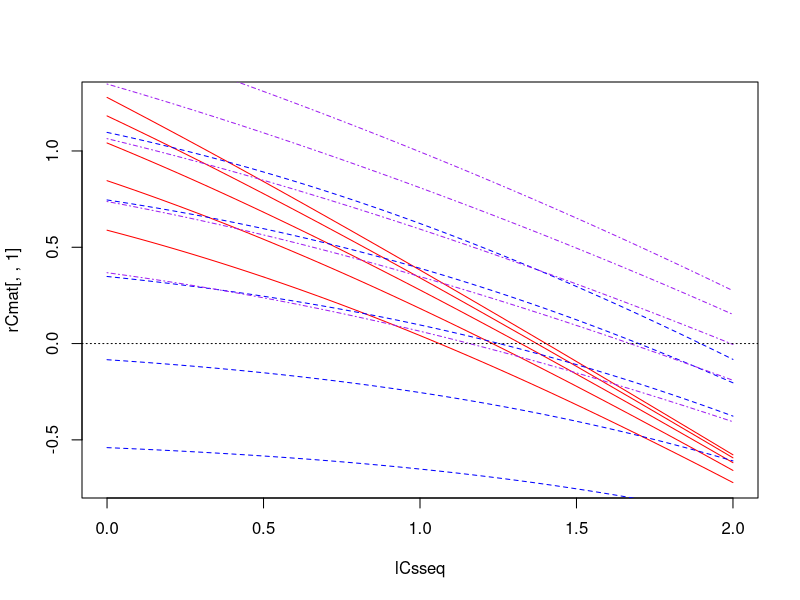
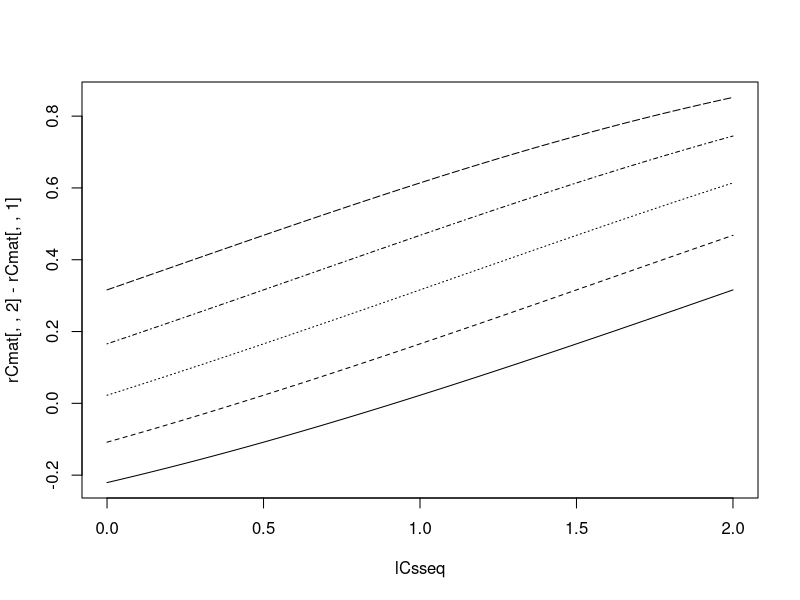
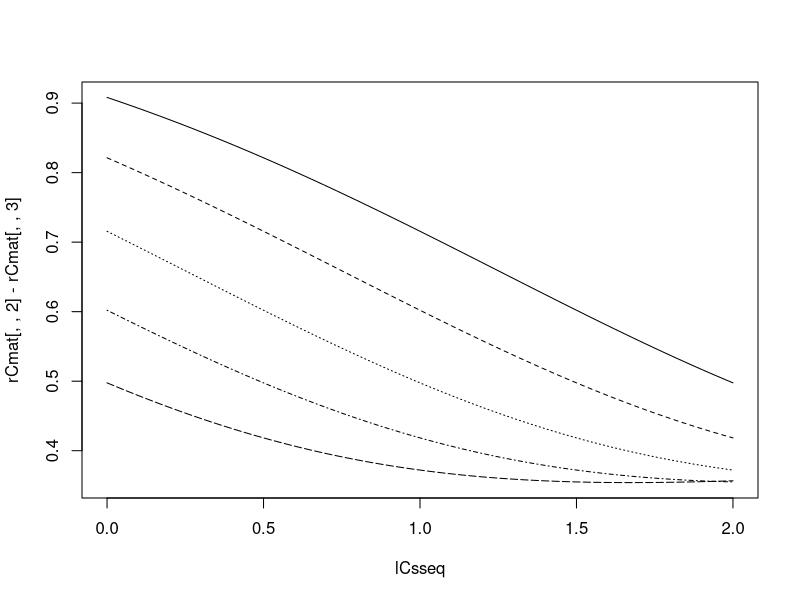
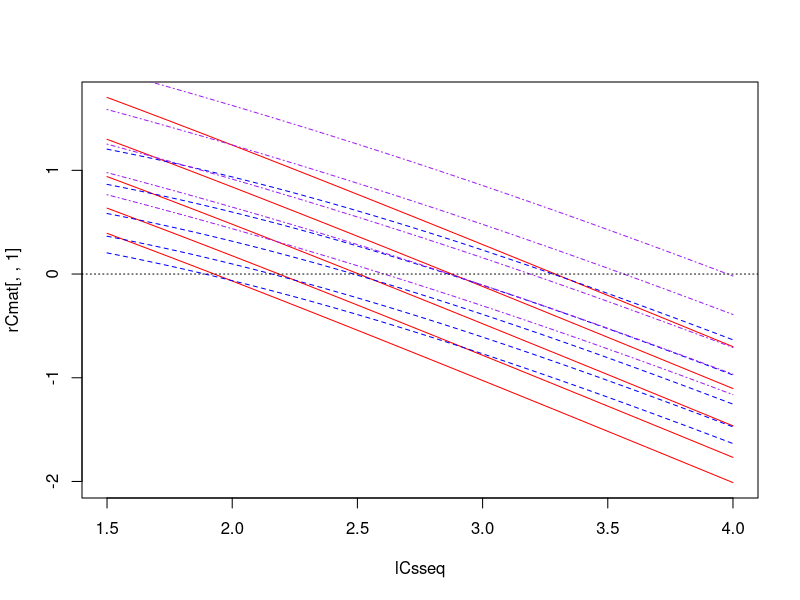
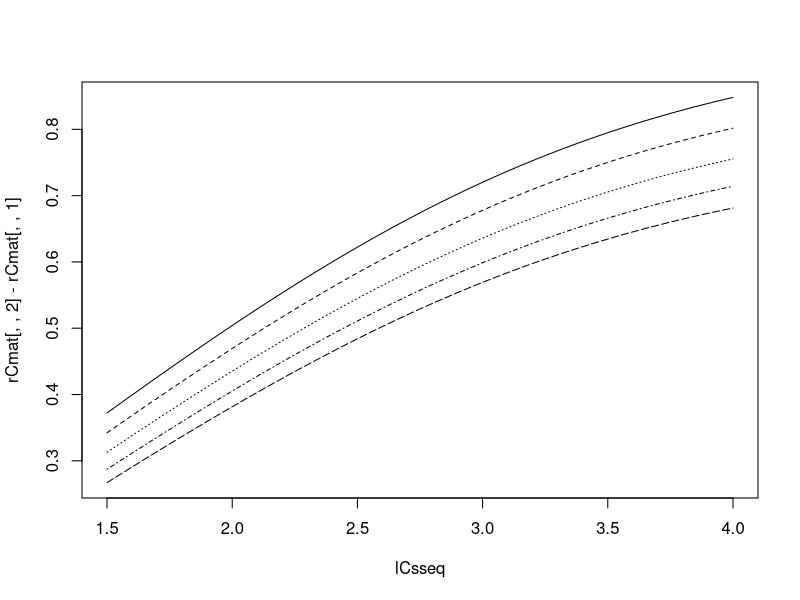
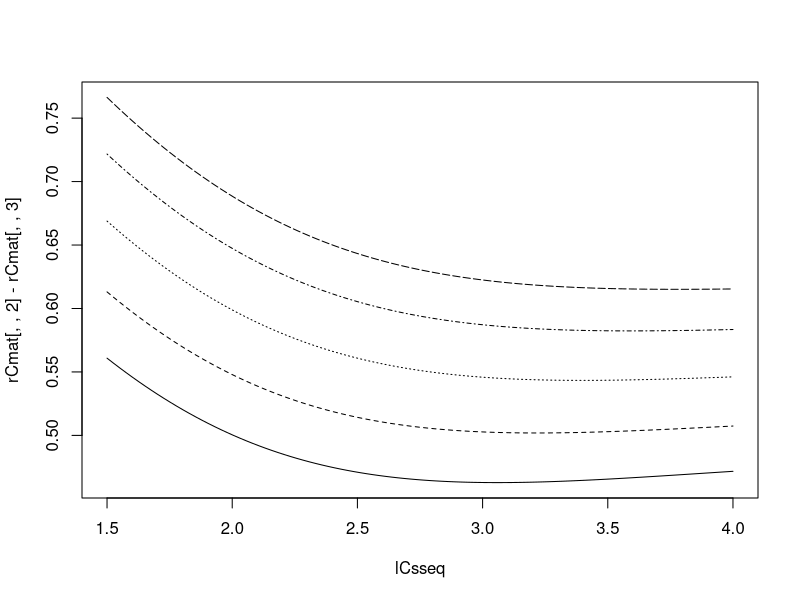
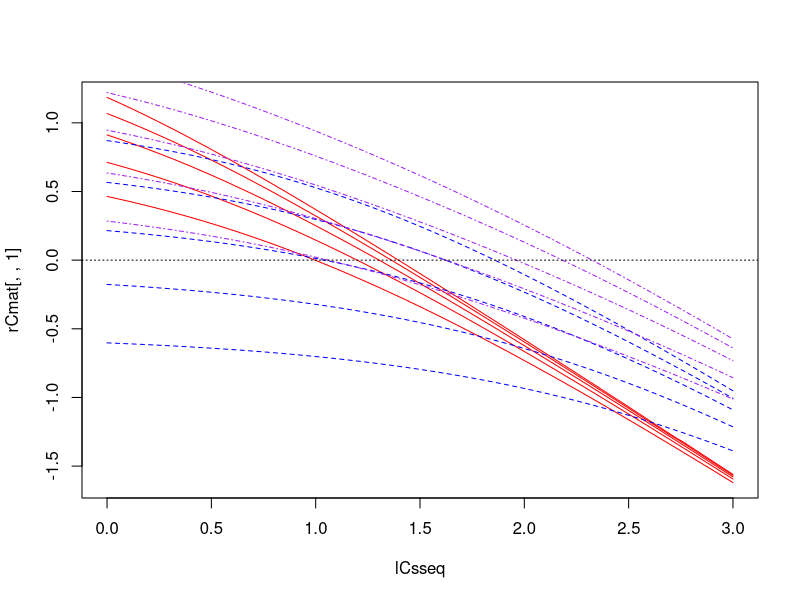
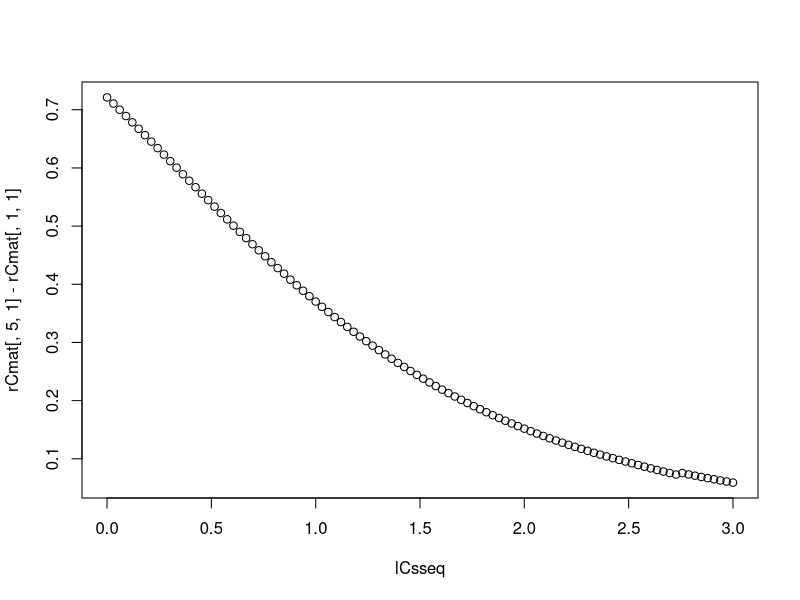

Recreate these plots in R, in order. (Note: this script raises an error after producing the figures.)
### Investigate consumer-resource dynamics with multiple prey species using method ###
### from Geritz & Kisdi 2004 J Theor Biol                                          ###

# TODO: sort out uniroot function so that doesn't crash when no root

require(deSolve)

# Without consumer mortality ----------------------------------------------

f <- function(R,C,p=0.5,a=1,h=0){
  p*a*R*C / (1 + p*a*h*R)
}

g <- function(R,u,v){
  u - v*R
}

# g1 <- function(R,u1,K1){
#   u1*(1 - R/K1)
# }
#  # v = u/K

# g2 <- function(R,r=1,K=10){
#   R*r*(1 - R/K)
# }

dR <- function(R,C,p,a,h,u,v){
  g(R,u,v) - f(R,C,p,a,h)
}

kisdi_int <- function(nt,R1,R2,C,p,a,alpha=0.85,delta=0.1){
  Ei <- alpha * ( f(R1,C,p,a) +  f(R2,C,(1-p),a) )  # inflow rate of eggs
  Eo <- -delta                # outflow rate of eggs
  if(is.finite(nt)){
    return( 1/Eo * ( exp(Eo*(nt+log(Ei)/Eo)) - Ei ) )
  }
  if(!is.finite(nt)){
    return( -Ei/Eo )
  }
  # integral of eggs over time interval t
  # in this simple case, can be calculated explicitly at any given t
  # (i.e. no need for numerical integration)
  # (calculated with help from Shaopeng)
  # *only works for h=0*
}

kisdi_ode <- function(nt,R1,R2,C,p,a,h,alpha=0.85,delta=0.1){
  kidsi_cont <- function(t,y,parms=NULL){
    E <- y[1]
    dE <- alpha * ( f(R1,C,p,a,h) +  f(R2,C,(1-p),a,h) ) - delta * E  
    list(dE)
  }
  Et <- ode(y=c(E0=0),times=c(0,nt),func=kidsi_cont,parms=NULL)
  return(Et[2,2])
    # [2,2] because have to include t=0 in integration
}

### Breakdown

# curve(kisdi_int(t=x,R=1,C=1),xlim=c(0,100))
# curve(kisdi_int(t=10,R=x,C=1),xlim=c(0,10))
  # absolute growth rate is 
  # - saturating function of t
  # - linear function of resource availability (but this is set by C)

### Population growth rates

rC <- function(Cs,nt,p=0.5,a=1,h=0,u1=1,u2=0.5,v1=5,v2=0.5){
  
  try1 <- try(
    root1 <- uniroot(dR,C=Cs,p=p,a=a,h=h,u=u1,v=v1,lower=10^-10,upper=10^10) 
    )
  if(class(try1)=="try-error") K1s <- NA
  else K1s <- root1$root
  
  try2 <- try(
    root2 <- uniroot(dR,C=Cs,p=(1-p),a=a,h=h,u=u2,v=v2,lower=10^-10,upper=10^10)
    )
  if(class(try2)=="try-error") K2s <- NA
  else K2s <- root2$root

    # resource Ks adjust instantly to current C density
  if(h==0) Es <- kisdi_int(nt=nt,R1=K1s,R2=K2s,C=Cs,p=p,a=a)
  if(h>0) Es <- kisdi_ode(nt=nt,R1=K1s,R2=K2s,C=Cs,p=p,a=a,h=h)
    # C eggs accumulate over interval
  rC <- log(Es/Cs)
    # Change in C = new eggs - death of all adults
  return(rC)
}

np <- 3
na <- 5
nCs <- 100

pseq <- seq(0,1,length.out=np)
aseq <- exp(seq(-1,1,length.out=na))

### Fluctuating attack rates

lCsseq <- seq(0,2,length.out=nCs)
Csseq <- exp(lCsseq)

rCmat <- array(dim=c(nCs,na,np))
for(i in 1:nCs){
  for(j in 1:na){
    for(k in 1:np){
      rCmat[i,j,k] <- rC(Cs=Csseq[i],nt=Inf,p=pseq[k],a=aseq[j]) # nt=0.1
    }
  }
}
  
require(fields)
matplot(lCsseq,rCmat[,,1],type="l",col="red",lty=1)
matplot(lCsseq,rCmat[,,3],type="l",col="blue",lty=2,add=T)
matplot(lCsseq,rCmat[,,2],type="l",col="purple",lty=4,add=T)
abline(h=0,lty=3)

matplot(lCsseq, rCmat[,,2] - rCmat[,,1], col="black", type="l")
  # difference increasing -> generalist more stable
matplot(lCsseq, rCmat[,,2] - rCmat[,,3], col="black", type="l")
  # difference decreasing -> generalist less stable

### Resource fluctuations - DI

lCsseq <- seq(1.5,4,length.out=nCs)
Csseq <- exp(lCsseq)

rCmat <- array(dim=c(nCs,na,np))
for(i in 1:nCs){
  for(j in 1:na){
    for(k in 1:np){
      rCmat[i,j,k] <- rC(Cs=Csseq[i],pseq[k],nt=Inf,u1=1+aseq[j],u2=0.5+aseq[j])
    }
  }
}

require(fields)
matplot(lCsseq,rCmat[,,1],type="l",col="red",lty=1)
matplot(lCsseq,rCmat[,,3],type="l",col="blue",lty=2,add=T)
matplot(lCsseq,rCmat[,,2] ,type="l",col="purple",lty=4,add=T)
abline(h=0,lty=3)

rCmat[,5,1] - rCmat[,1,1] # density-independent 

matplot(lCsseq, rCmat[,,2] - rCmat[,,1], col="black", type="l")
  # difference increasing -> generalist more stable
matplot(lCsseq, rCmat[,,2] - rCmat[,,3], col="black", type="l")
  # difference decreasing -> generalist less stable

# Handling time analyses --------------------------------------------------

### Attack rates

lCsseq <- seq(0,3,length.out=nCs)
Csseq <- exp(lCsseq)

rCmat <- array(dim=c(nCs,na,np))
for(i in 1:nCs){
  for(j in 1:na){
    for(k in 1:np){
      rCmat[i,j,k] <- rC(Cs=Csseq[i],nt=100,p=pseq[k],a=aseq[j],h=1,
                         u1=1,u2=0.5,v1=5,v2=0.5
                         )
    }
  }
}

require(fields)
matplot(lCsseq,rCmat[,,1],type="l",col="red",lty=1)
matplot(lCsseq,rCmat[,,3],type="l",col="blue",lty=2,add=T)
matplot(lCsseq,rCmat[,,2],type="l",col="purple",lty=4,add=T)
abline(h=0,lty=3)

plot(lCsseq,rCmat[,5,1] - rCmat[,1,1]) # density-*dependent*

matplot(lCsseq, rCmat[,,2] - rCmat[,,1], col="black", type="l")
# difference increasing -> generalist more stable
matplot(lCsseq, rCmat[,,2] - rCmat[,,3], col="black", type="l")
# difference decreasing -> generalist less stable

### Resource growth

lCsseq <- seq(1.5,5,length.out=nCs)
Csseq <- exp(lCsseq)

rCmat <- array(dim=c(nCs,na,np))
for(i in 1:nCs){
  for(j in 1:na){
    for(k in 1:np){
      rCmat[i,j,k] <- rC(Cs=Csseq[i],nt=100,p=pseq[k],a=1,h=2,
                         u1=1+aseq[j],u2=0.5+aseq[j],v1=5,v2=0.5
      )
    }
  }
}

require(fields)
matplot(lCsseq,rCmat[,,1],type="l",col="red",lty=1)
matplot(lCsseq,rCmat[,,3],type="l",col="blue",lty=2,add=T)
matplot(lCsseq,rCmat[,,2],type="l",col="purple",lty=4,add=T)
abline(h=0,lty=3)

matplot(lCsseq,rCmat[,5,] - rCmat[,1,], type="l") # slightly density-*dependent*

matplot(lCsseq, rCmat[,,2] - rCmat[,,1], col="black", type="l")
# difference increasing -> generalist more stable
matplot(lCsseq, rCmat[,,2] - rCmat[,,3], col="black", type="l")
# difference decreasing -> generalist less stable

### Temporal dynamics

C0 <- 0.1
ns <- 20
sseq <- 1:ns
nt <- 0.1

Cs <- Es <- K1s <- K2s <- vector()
for(s in 1:ns){
  Cs[s] <- ifelse(s==1,C0,Es[s-1])
  
  try1 <- try(  root1 <- uniroot(dR1,C=Cs[s],lower=10^-10,upper=10^10)$root )
  if(class(try1)=="try-error") K1s[s] <- NA
  else K1s[s] <- root1 
  
  try2 <- try(  root2 <- uniroot(dR2,C=Cs[s],lower=10^-10,upper=10^10)$root )
  if(class(try2)=="try-error") K2s[s] <- NA
  else K2s[s] <- root2
  
  Es[s] <- kisdi_int(t=nt,R=K1s[s]+K2s[s],C=Cs[s])
}
  # still doesn't work

matplot(sseq,log(cbind(K1s,K2s,Cs)),type="l",lty=1)

# With consumer mortality -------------------------------------------------

kisdi <- function(y,R1,R2,a,mu,delta){ 
  
  R1 <- y[1]
  R2 <- y[2]
  E  <- y[3]
  C  <- y[4]
  
  dR1 <- R1*g1(R1) - a*R1*C
  dR2 <- R2*g2(R2) - a*R2*C
  dE  <- alpha*a*C*(R1+R2) - delta*E
  dC  <- -mu*C
  
  list(c(dR1,dR2,dE,dC))
  
}

# ode1 <- ode(y=c(R0=R0,C0=C0),times=tseq,func=romac_dis,parms=NULL)
